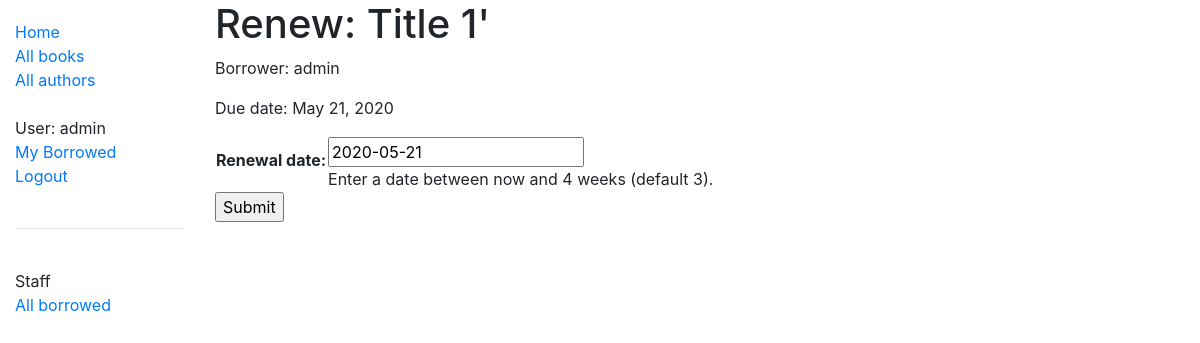
The page /catalog/book/76864b26-8f5a-4849-bc85-ed820b547243/renew/ (signed in) on the database its author committed.
### catalog/models.py (models this page shows, shortened)
class BookInstance(models.Model):
    id = models.UUIDField(
        primary_key=True,
        default=uuid.uuid4,
        help_text="Unique ID for this particular book across whole library",
    )
    book = models.ForeignKey("Book", on_delete=models.SET_NULL, null=True)
    imprint = models.CharField(max_length=200)
    due_back = models.DateField(null=True, blank=True)
    LOAN_STATUS = (
        ("m", "Maintenance"),
        ("o", "On loan"),
        ("a", "Available"),
        ("r", "Reserved"),
    )
    status = models.CharField(
        max_length=1,
        choices=LOAN_STATUS,
        blank=True,
        default="m",
        help_text="Book availability",
    )
    borrower = models.ForeignKey(User, on_delete=models.SET_NULL, null=True, blank=True)
    @property
    def is_overdue(self):
        if self.due_back and date.today() > self.due_back:
            return True
        return False
    class Meta:
        ordering = ["due_back"]
        permissions = (("can_mark_returned", "Set book as returned"),)

class Book(models.Model):
    title = models.CharField(max_length=200)
    author = models.ForeignKey("Author", on_delete=models.SET_NULL, null=True)
    summary = models.TextField(
        max_length=1000, help_text="Enter a brief description of the book"
    )
    isbn = models.CharField(
        "ISBN",
        max_length=13,
        help_text='13 Character <a href="https://www.isbn-international.org/content/what-isbn">ISBN number</a>',
    )
    genre = models.ManyToManyField(Genre, help_text="Select a genre for this book")
    def display_genre(self):
        """Create a string for the Genre. This is required to display genre in Admin."""
        return ", ".join(genre.name for genre in self.genre.all()[:3])
    display_genre.short_description = "Genre"

### catalog/views.py (the view)
# urls.py: path('book/<uuid:pk>/renew/', views.renew_book_librarian, name='renew-book-librarian'),
@permission_required('catalog.can_mark_returned')
def renew_book_librarian(request, pk):
    book_instance = get_object_or_404(BookInstance, pk=pk)
    if request.method == 'POST':
        form = RenewBookForm(request.POST)
        if form.is_valid():
            book_instance.due_back = form.cleaned_data['renewal_date']
            book_instance.save()
            return HttpResponseRedirect(reverse('all-borrowed') )
    else:
        proposed_renewal_date = datetime.date.today() + datetime.timedelta(weeks=3)
        form = RenewBookForm(initial={'renewal_date': proposed_renewal_date})
    context = {
        'form': form,
        'book_instance': book_instance,
    }
    return render(request, 'catalog/book_renew_librarian.html', context)

### catalog/forms.py (shortened to what this page needs)
class RenewBookForm(forms.Form):
    renewal_date = forms.DateField(help_text="Enter a date between now and 4 weeks (default 3).")

### catalog/templates/catalog/book_renew_librarian.html (shortened to what this page needs)
{% extends "base_generic.html" %}
{% block content %}
  <h1>Renew: {{ book_instance.book.title }}</h1>
  <p>Borrower: {{ book_instance.borrower }}</p>
  <p{% if book_instance.is_overdue %} class="text-danger"{% endif %}>Due date: {{ book_instance.due_back }}</p>
  <form action="" method="post">
    <table>
    {{ form.as_table }}
    </table>
    <input type="submit" value="Submit">
  </form>
{% endblock %}

### catalog/templates/base_generic.html (shortened to what this page needs)
<!DOCTYPE html>
<html lang="en">
<head>
  <link rel="stylesheet" href="https://stackpath.bootstrapcdn.com/bootstrap/4.1.3/css/bootstrap.min.css"
>
  {% load static %}
  <link rel="stylesheet" href="{% static 'css/styles.css' %}">
</head>
<body>
  <div class="container-fluid">
    <div class="row">
      <div class="col-sm-2">
        {% block sidebar %}
        <ul class="sidebar-nav">
          <li><a href="{% url 'index' %}">Home</a></li>
          <li><a href="{% url 'books' %}">All books</a></li>
          <li><a href="{% url 'authors' %}">All authors</a></li>
          <br>
          {% if user.is_authenticated %}
            <li>User: {{ user.get_username }}</li>
            <li><a href="{% url 'my-borrowed' %}">My Borrowed</a></li>
            <li><a href="{% url 'logout'%}">Logout</a></li>
          {% else %}
            <li><a href="{% url 'login'%}">Login</a></li>
          {% endif %}
          {% if perms.catalog.can_mark_returned %}
          <br><hr><br>
            <li>Staff</li>
            <li><a href="{% url 'all-borrowed' %}">All borrowed</a></li>
          {% endif %}
        </ul>
        {% endblock %}
      </div>
      <div class="col-sm-10 ">
        {% block content %}{% endblock %}
      </div>
    </div>
  </div>
</body>
</html>

### catalog/static/css/styles.css (style rules this page uses)
.sidebar-nav { margin-top: 20px; padding: 0; list-style: none; }

### rows shown on the page
BookInstance: book "Title 1'", borrower "admin", due_back "May 21, 2020"

### other values the page prints
{{ user.get_username }} "admin"
